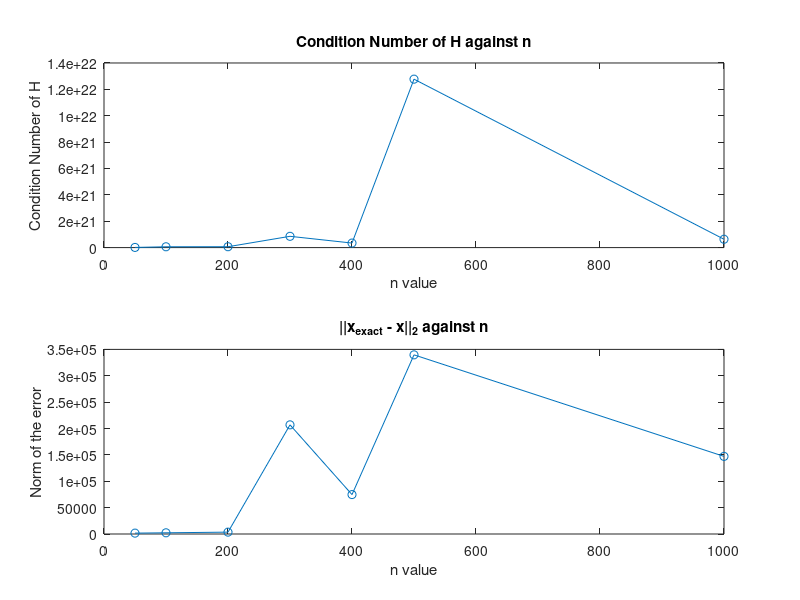

The MATLAB script that drew this image:
%Exercise 5.b

rng('default');

n_values = [50, 100, 200, 300, 400, 500, 1000];

% Initialize arrays to store results so as to plot them later
condition_numbers_list = zeros(size(n_values)); %(I) array of condition values 
error_norms_list = zeros(size(n_values));       %(II) array of errors norms

% Loop every values of n contained in "n_values"
for i = 1:length(n_values)
    n = n_values(i);
    
    % Generate Hilbert matrix
    H = hilb(n);
    
    % Calculate condition number of H
    condition_numbers_list(i) = cond(H);

    % Generate x_exact and b
    x_exact = rand(n, 1);
    
    %Calculate b
    b = H * x_exact;
    
    % Solve the ill-posed problem Hx = b
    x = H \ b;
    
    % Calculate the norm of the error
    error_norms_list(i) = norm(x_exact - x, 2);
end

% Plot results
figure;

%Plot the condition number of H against n
subplot(2, 1, 1);
plot(n_values, condition_numbers_list, '-o');
xlabel('n value');
ylabel('Condition Number of H');
title('Condition Number of H against n');

subplot(2, 1, 2);
plot(n_values, error_norms_list, '-o');
xlabel('n value');
ylabel('Norm of the error');
title('||x_{exact} - x||_2 against n');
